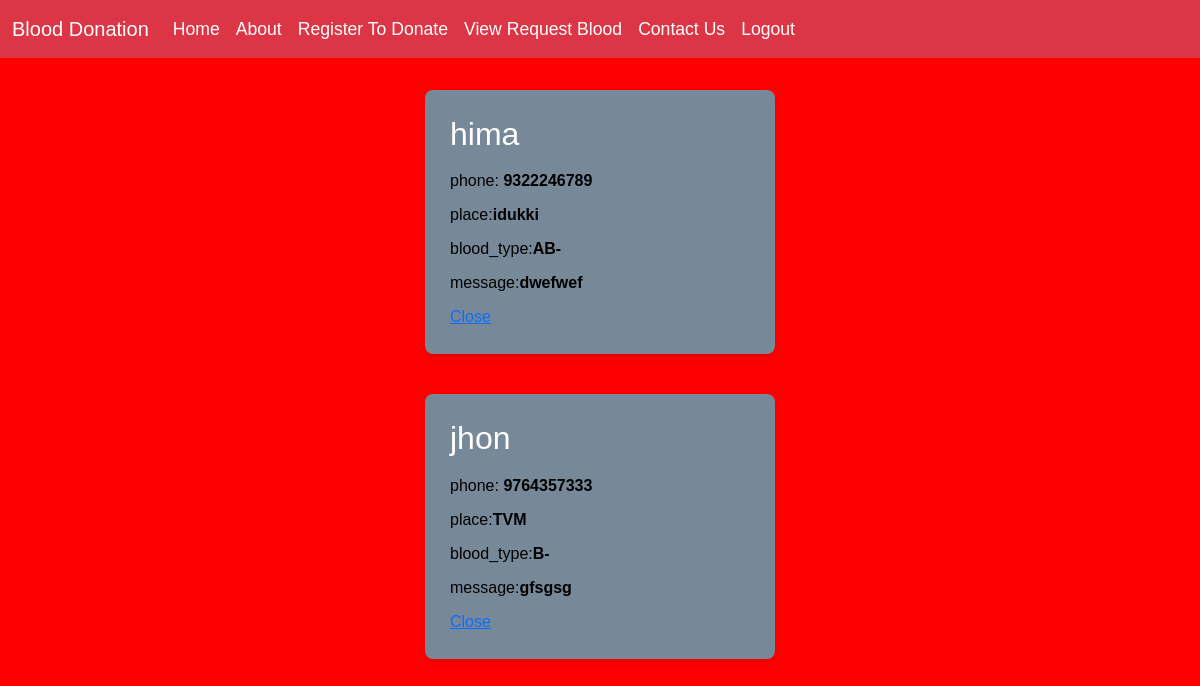
The app's page /user/view_request_blood_user/ with its own data.
### app/models.py (models this page shows, shortened)
class BloodDonationRequest(models.Model):
    BLOOD_TYPE_CHOICES = [
        ('A+', 'A+'),
        ('A-', 'A-'),
        ('B+', 'B+'),
        ('B-', 'B-'),
        ('O+', 'O+'),
        ('O-', 'O-'),
        ('AB+', 'AB+'),
        ('AB-', 'AB-'),
    ]
    name = models.CharField(max_length=255)
    phone = models.CharField(max_length=15)
    place = models.CharField(max_length=255)
    blood_type = models.CharField(max_length=3, choices=BLOOD_TYPE_CHOICES)
    message = models.TextField()
    is_active = models.BooleanField(default=True)
    created_at = models.DateTimeField(auto_now_add=True)

### app/views.py (the view, shortened to what this page needs)
# urls.py: path('user/view_request_blood_user/',views.view_request_blood_user),
def view_request_blood_user(request):
    requests = BloodDonationRequest.objects.all()
    active=BloodDonationRequest.objects.filter(is_active=True)
    return render(request, 'user/viewrequestblooduser.html', {'requests': requests, 'active':active})

### template/user/viewrequestblooduser.html (shortened to what this page needs)
<!DOCTYPE html>
<html lang="en">
<head>
    <link href="https://cdn.jsdelivr.net/npm/bootstrap@5.3.3/dist/css/bootstrap.min.css" rel="stylesheet">
</head>
<body>
    <nav class="navbar navbar-expand-sm bg-danger navbar-dark fixed-top">
        <div class="container-fluid">
            <a class="navbar-brand" href="#">Blood Donation</a>
            <div class="collapse navbar-collapse" id="collapsibleNavbar">
                <ul class="navbar-nav">
                    <li class="nav-item"><a class="nav-link" href="/">Home</a></li>
                    <li class="nav-item"><a class="nav-link" href="../about_us">About</a></li>
                    <li class="nav-item"><a class="nav-link" href="../register_to_donate">Register To Donate</a></li>
                    <li class="nav-item"><a class="nav-link" href="../view_request_blood_user">View Request Blood</a></li>
                    <li class="nav-item"><a class="nav-link" href="../contact">Contact Us</a></li>
                    <li class="nav-item"><a class="nav-link" href="../logout">Logout</a></li>
                </ul>
            </div>
        </div>
    </nav>
    <div class="container">
        <div class="row">
            {% for i in active %}
            <div class="col-lg-12">
                <div class="col-lg-7">
                    <h1 class="mb-3">{{i.name}}</h1>
                    <p>phone: <span class="text-success fw-bold">{{i.phone}}</span></p>
                    <p>place:<span class="text-success fw-bold">{{i.place}}</span></p>
                    <p>blood_type:<span class="text-success fw-bold">{{i.blood_type}}</span></p>
                    <p>message:<span class="text-success fw-bold">{{i.message}}</span></p>
                    <a href="../qty_in/{{i.pk}}">Close</a>
                </div>
            </div>
            {% endfor %}
        </div>
    </div>
</body>
</html>

### template/user/viewrequestblooduser.html (style rules this page uses)
* { margin: 0; padding: 0; box-sizing: border-box; }
body { font-family: 'Arial', sans-serif; margin: 0; padding: 0; background-color: red; color: #333; }
.navbar-nav .nav-link { font-size: 1.1rem; color: white; }
.container { width: 100%; max-width: 1200px; margin: 0 auto; padding: 80px; }
.row { display: flex; flex-wrap: wrap; gap: 20px; }
.col-lg-12 { width: 100%; display: flex; justify-content: center; }
.col-lg-7 { width: 350px; max-width: 900px; background-color: lightslategray; padding: 25px; border-radius: 8px; box-shadow: 0 4px 10px rgba(0, 0, 0, 0.1); margin: 10px 0; }
h1.mb-3 { font-size: 2rem; color: rgb(255, 254, 254); margin-bottom: 15px; }
p { font-size: 1rem; color: #030202; margin: 10px 0; }
p span { color: black; font-weight: bold; }
.text-success { color: black !important; }
.fw-bold { font-weight: bold; }

### records on screen
BloodDonationRequest: name "hima", phone "9322246789", place "idukki", blood_type "AB-", message "dwefwef"
BloodDonationRequest: name "jhon", phone "9764357333", place "TVM", blood_type "B-", message "gfsgsg"
